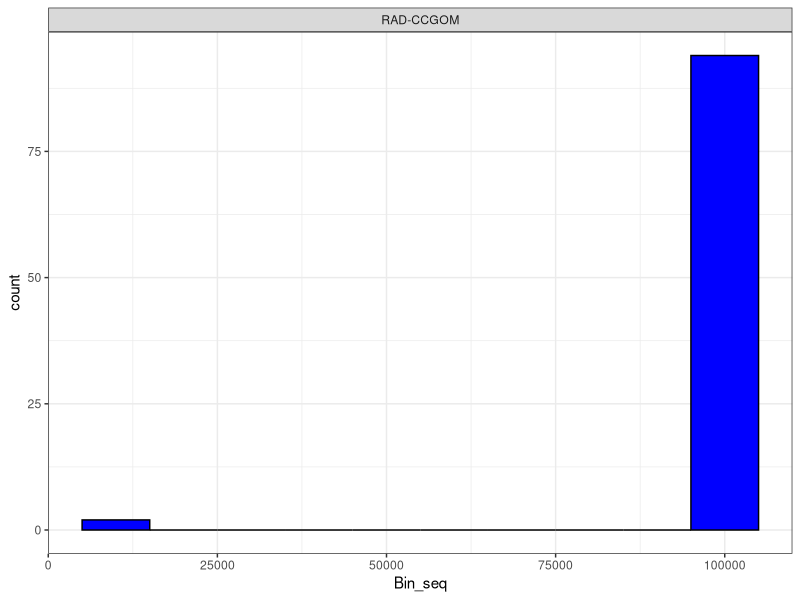
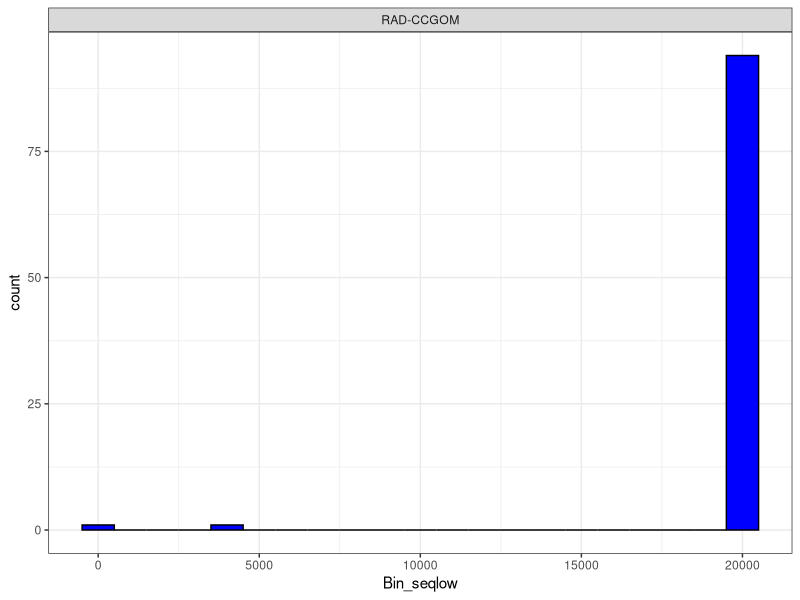
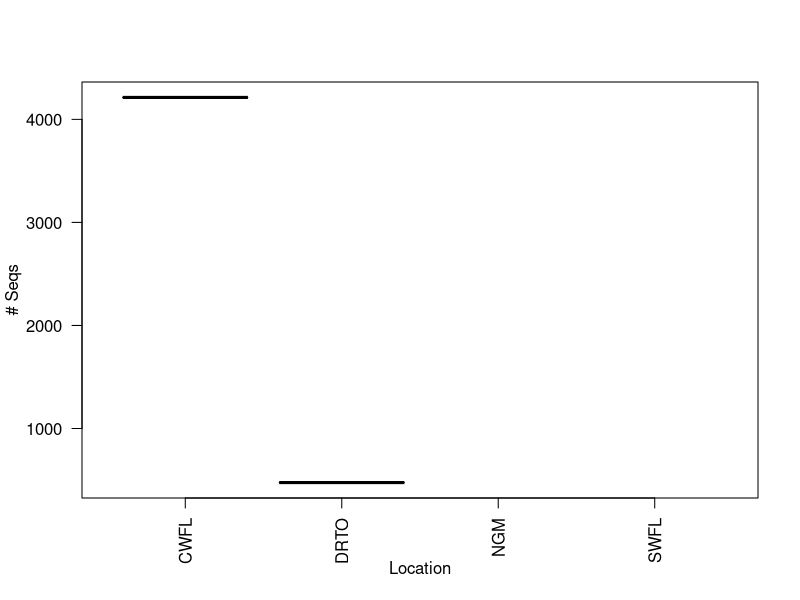
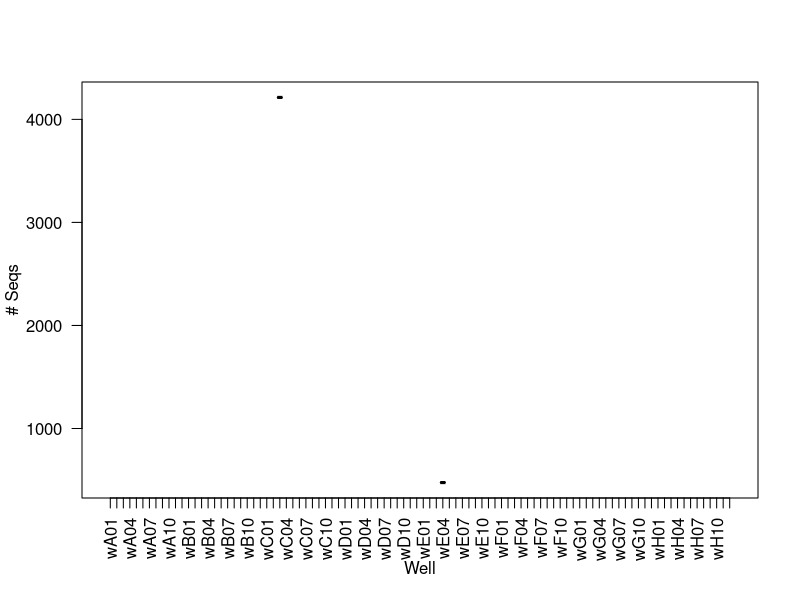
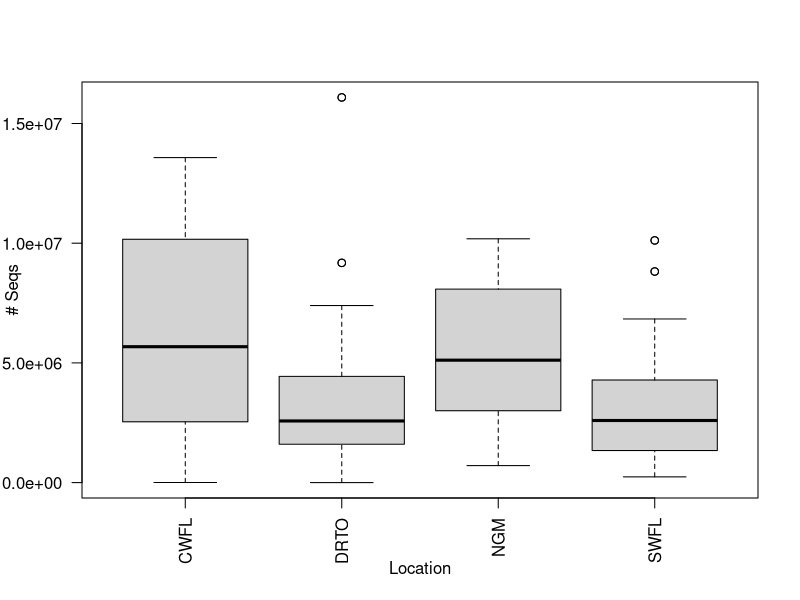
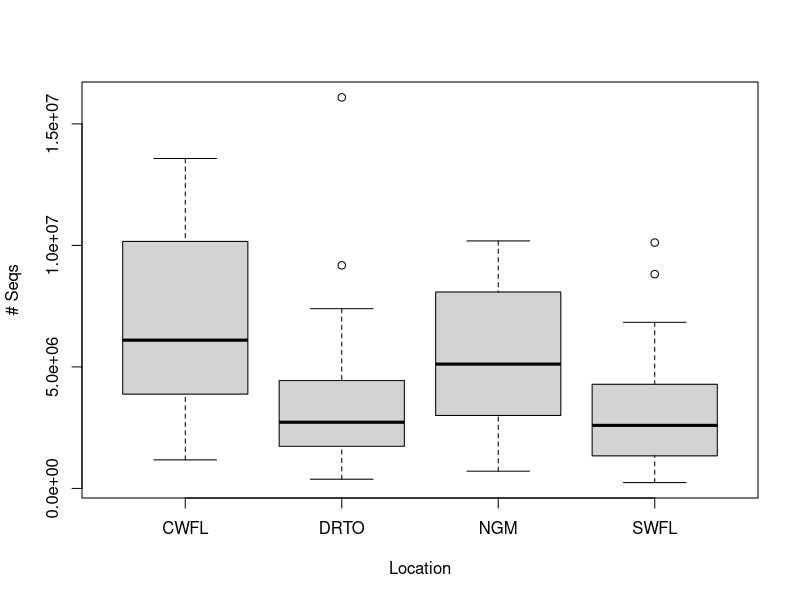
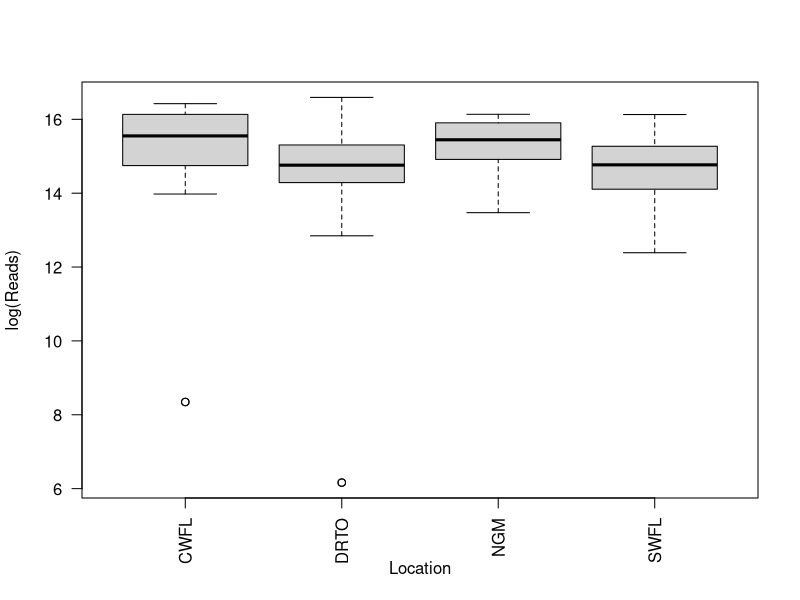
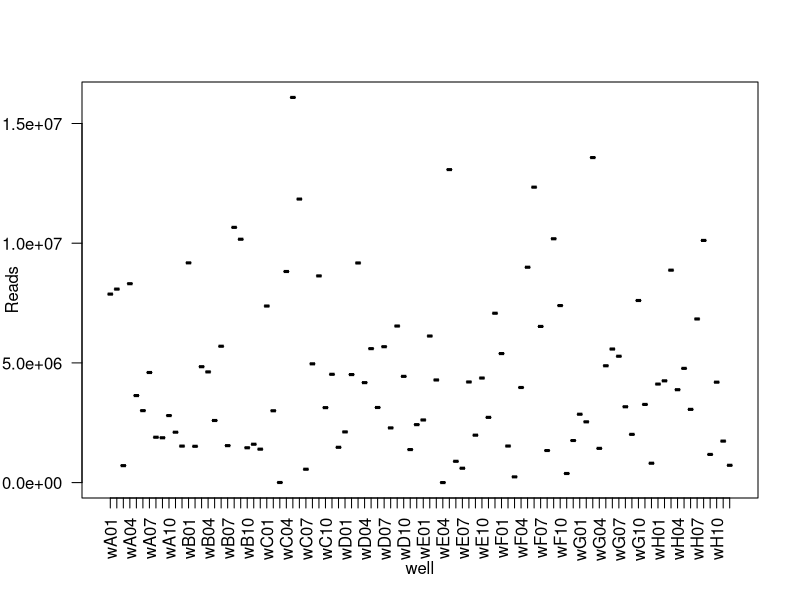

The R script that drew these images, in order:
## ---- chunk 1
knitr::opts_chunk$set(echo = TRUE)
## ---- chunk 2
library(here)
list.files()
library(ggplot2)
library(tidyr)
library(data.table)
library(reshape2)
## ---- chunk 3
cc_datarenamed<-read.table("linecount_bysample.txt", header=F, sep="") #read in the line counts file you generated in Step 3 of workflow, using the raw data
colnames(cc_datarenamed)<-c("No_seq","sample") #rename columns to be number of sequences and sample name
cc_datarenamed$No_seq<-cc_datarenamed$No_seq/4 #line counts in file need to be divided by 4 since each sequence has 4 lines in fastq files- this gives true number of reads
cc_datarenamed$log_No_seqs<-log(cc_datarenamed$No_seq) #get log transformed number of seqs
cc_vars<-colsplit(cc_datarenamed$sample,"_",c("LabID","well","turtle", "loc","seq_direction")) #separate sample name by metadata factors that are in the name of your sample- CHANGE THIS FOR YOUR DATA
cc_datarenamed<-cbind(cc_vars,cc_datarenamed)#combine seq info with metadata info

cc_samplesonly<-subset(cc_datarenamed,LabID != "total") # remove line at the end of your file that has total count of all sequences, if you have blank wells you also need to remove these to look at them separately here, so could add !="BLANK" in addition
levels(cc_samplesonly$LabID<-factor(cc_samplesonly$LabID))#double check for typos in categories
levels(cc_samplesonly$turtle<-factor(cc_samplesonly$turtle))#double check for typos in categories
levels(cc_samplesonly$loc<-factor(cc_samplesonly$loc))#double check for typos in categories
levels(cc_samplesonly$well<-factor(cc_samplesonly$well))#double check for typos in categories
levels(cc_samplesonly$seq_direction<-factor(cc_samplesonly$seq_direction))#double check for typos in categories
## ---- chunk 4
cc_mean<-tapply(cc_samplesonly$No_seq, cc_samplesonly$LabID,mean) #if you did not subset to remove empty wells , then you can do this for the object "datarenamed" instead of "samplesonly". I do this by species since this plate only has ONE species so this will include ALL samples in plate
cc_min<-tapply(cc_samplesonly$No_seq, cc_samplesonly$LabID,min)
cc_max<-tapply(cc_samplesonly$No_seq, cc_samplesonly$LabID,max)
cc_median<-tapply(cc_samplesonly$No_seq, cc_samplesonly$LabID,median)
cc_summary_by_plate<-data.frame(cc_mean,cc_median,cc_min,cc_max)
cc_summary_by_plate
## ---- chunk 5
cc_sample.reads.bin<-cc_samplesonly #from above
cc_sample.reads.binRA<-subset(cc_sample.reads.bin,seq_direction=="RA.fastq") #subset out only forward reads
cc_sample.reads.binRA$Bin_seq <- ifelse(cc_sample.reads.binRA$No_seq <= 10000, 10000, ifelse((cc_sample.reads.binRA$No_seq >10000) & (cc_sample.reads.binRA$No_seq < 100000), cc_sample.reads.binRA$No_seq, 100000)) #bin samples 
ggplot(cc_sample.reads.binRA, aes(x=Bin_seq)) +
  geom_histogram(colour="black", fill="blue",binwidth = 10000) +theme_bw()+
  facet_wrap(~LabID,scales="free")
## ---- chunk 6
cc_sample.reads.binRA$QC_cat <- ifelse(cc_sample.reads.binRA$No_seq <= 10000, "failed", ifelse((cc_sample.reads.binRA$No_seq >10000) & (cc_sample.reads.binRA$No_seq <= 100000), "good", "high")) #add in column for qc metric
cc_sample.reads.binRAshort<-cc_sample.reads.binRA
cc_sample.reads.binRAshort$Bin_seqlow<-ifelse(cc_sample.reads.binRAshort$No_seq <= 20000, cc_sample.reads.binRAshort$No_seq, 20000)#bin everything high to be able to look at low distribution and confirm we think 10K is reasonable cutoff for pass/fail
ggplot(cc_sample.reads.binRAshort, aes(x=Bin_seqlow)) +
  geom_histogram(colour="black", fill="blue",binwidth = 1000) +theme_bw()+
  facet_wrap(~LabID,scales="free")
## ---- chunk 7
cc_failed<-subset(cc_sample.reads.binRAshort, QC_cat=="failed")
#table(cc_failed$well)
table(cc_failed$loc)
unique(cc_failed$turtle)
unique(cc_failed$well) #wells with failed samples print on top
cc_qc_pass<-subset(cc_sample.reads.binRAshort, QC_cat!="failed")
## ---- chunk 8
#str(cc_failed)
cc_failed$loc<-as.factor(cc_failed$loc)#change text categories to factors for plotting
## ---- chunk 9
plot(cc_failed$loc,cc_failed$No_seq,las=2, ylab="# Seqs", xlab="Location") #plot by metadata component 1 (e.g. location, year)
plot(cc_failed$well,cc_failed$No_seq,las=2, ylab="# Seqs", xlab="Well") #plot by RAD plate well
## ---- chunk 10
cc_mean<-tapply(cc_samplesonly$No_seq, cc_samplesonly$loc,mean) #if you did not subset to remove empty wells in line 50, then do this for the object "datarenamed" instead of "samplesonly"
cc_min<-tapply(cc_samplesonly$No_seq, cc_samplesonly$loc,min)
cc_max<-tapply(cc_samplesonly$No_seq, cc_samplesonly$loc,max)
cc_median<-tapply(cc_samplesonly$No_seq, cc_samplesonly$loc,median)
cc_summary_by_loc<-data.frame(cc_mean,cc_median,cc_min,cc_max) #get summary by metadata factor, here using location
cc_samplesonly$loc<-as.factor(cc_samplesonly$loc)#change character strings to factors for plotting
## ---- chunk 11
plot(cc_samplesonly$loc,cc_samplesonly$No_seq,las=2, ylab="# Seqs", xlab="Location") #plot number sequences by location
cc_qc_pass$loc<-as.factor(cc_qc_pass$loc)
## ---- chunk 12
plot(cc_qc_pass$loc,cc_qc_pass$No_seq,ylab="# Seqs", xlab="Location") #plotting number sequences by location with failed samples removed
## ---- chunk 13
cc_mean<-tapply(cc_qc_pass$No_seq, cc_qc_pass$loc,mean) #if you did not subset to remove empty wells in line 50, then do this for the object "datarenamed" instead of "samplesonly"
cc_min<-tapply(cc_qc_pass$No_seq, cc_qc_pass$loc,min)
cc_max<-tapply(cc_qc_pass$No_seq, cc_qc_pass$loc,max)
cc_median<-tapply(cc_qc_pass$No_seq, cc_qc_pass$loc,median)
cc_summary_by_loc<-data.frame(cc_mean,cc_median,cc_min,cc_max)
cc_summary_by_loc
## ---- chunk 14
plot(cc_samplesonly$loc,cc_samplesonly$log_No_seqs,las=2,ylab="log(Reads)", xlab="Location")
## ---- chunk 15
plot(cc_samplesonly$well,cc_samplesonly$No_seq,las=2, ylab="Reads", xlab="well")
## ---- chunk 16
cc_mapped.raw<-read.delim("./All_head_flagstat_reformat.txt",header=T) #read in file generated after mapping
cc_mapped.fltr<-read.delim("./All_head_filt_flagstat_reformat.txt",header=T) #read in file generated after removing PCR dups
cc_mapped.raw$ID<-gsub("_sort_flagstat.txt", "", cc_mapped.raw$sampleID)
cc_mapped.fltr$ID<-gsub("_sortfltr_flagstat.txt", "", cc_mapped.fltr$sampleID)
cc_mapped.comb<-merge(cc_mapped.raw,cc_mapped.fltr, by="ID") #make one dataframe with both mapped read types
cc_mapped.comb<-cc_mapped.comb[,c(1,3,15,4,16,5,17,6,18,7,19,8,20,9,21,10,22,11,23,12,24,13,25)] #reorganize dataframe, this can be changed if needed, but this column format generally works
cc_vars<-colsplit(cc_mapped.comb$ID, "_", c("LABID","well","turtle","loc")) #the options after c() will be specifiy to your naming scheme for your samples, CHANGE FOR YOUR DATA
cc_mapped.comb<-cbind(cc_mapped.comb,cc_vars)
cc_mapped.comb<-cc_mapped.comb[,c(1,24:27,2:23)] #tidy up
## ---- chunk 17
cc_mapped.comb$prop.NDreads<-cc_mapped.comb$mapped.reads.QC.passed.y/cc_mapped.comb$total.reads.QC.passed.x
## ---- chunk 18
##Proportion of Non Duplicate Reads
summary(cc_mapped.comb$prop.NDreads)#see percentage of raw reads left after filtering
##SD of Proportion of Non Duplicate Reads
sd(cc_mapped.comb$prop.NDreads) #get sd of how many reads are dropped to filtering
## ---- chunk 19
##Histogram of Proportion of Non Duplicated Reads
hist(cc_mapped.comb$prop.NDreads, xlab="# Non Duplicate Reads") #plot histogram of prop of nonduplicated reads
## ---- chunk 20
cc_mapped.comb$prop.dupreads<-(1-cc_mapped.comb$prop.NDreads) #get proportion of reads that were duplicates
## ---- chunk 21
##Proportion of Duplicated Reads
summary(cc_mapped.comb$prop.dupreads)
#SD of Proportion of Duplicated Reads
sd(cc_mapped.comb$prop.dupreads)
## ---- chunk 22
#Histogram of Porportion of Duplicated Reads
hist(cc_mapped.comb$prop.dupreads, ylab="Frequency", xlab="% Duplicate Reads")
## ---- chunk 23
cc_mapped.comb.short<-cc_mapped.comb[,c(1:12,29)] #create shorter version of he above dataframe
str(cc_mapped.comb.short)
names(cc_mapped.comb.short) <- c("ID", "LABID","well", "turtle", "loc", "UF_total_reads_QC_passed"	,"F_total_reads_QC_passed","UF_mapped_reads_QC_passed","F_mapped_reads_QC_passed",	"UF_percent_reads_mapped","F_percent_reads_mapped","prop") #you should change some of these if the variables aren't in your dataset, like mpatch
## ---- chunk 24
hist(cc_mapped.comb.short$F_percent_reads_mapped, xlab="% Filtered Reads Mapped")
write.csv(cc_mapped.comb.short,"./short_mapping_stats.csv") #change path to where you want your mapping stat file written to
